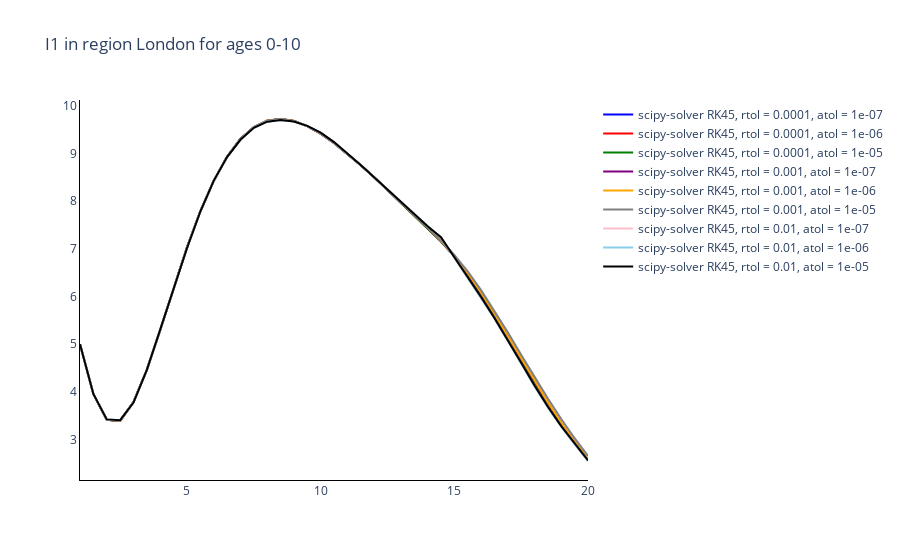

Source (notebook cell):
### Code cell
# Trace names - represent the solver used for the simulation
trace_name = ['scipy-solver {}, rtol = {}, atol = {}'.format(scipy_method, rtol, atol) for rtol, atol in [(rtol, atol) for rtol in rtol_range for atol in atol_range]]

# Compartment list - type and age
fig = go.Figure()

# Plot (line plot for each method of simulation)
for o, out in enumerate(outputs_scipy_solver):
    fig.add_trace(
        go.Scatter(
            y=out[:, 3*len(age_groups)],
            x=parameters.regional_parameters.times,
            mode='lines',
            name=trace_name[o],
            line_color=colours[o]
        )
    )

# Add axis labels
fig.update_layout(
    boxmode='group',
    title='I1 in region {} for ages {}'. format(regions[0], age_groups[0]),
    plot_bgcolor='white',
    xaxis=dict(linecolor='black'),
    yaxis=dict(linecolor='black'),
    )

fig.write_image('images/Tol-Toy.pdf')
fig.show()
